Frame 1 (no input): blank canvas, image omitted
Frame 60 (no input): blank canvas, image omitted
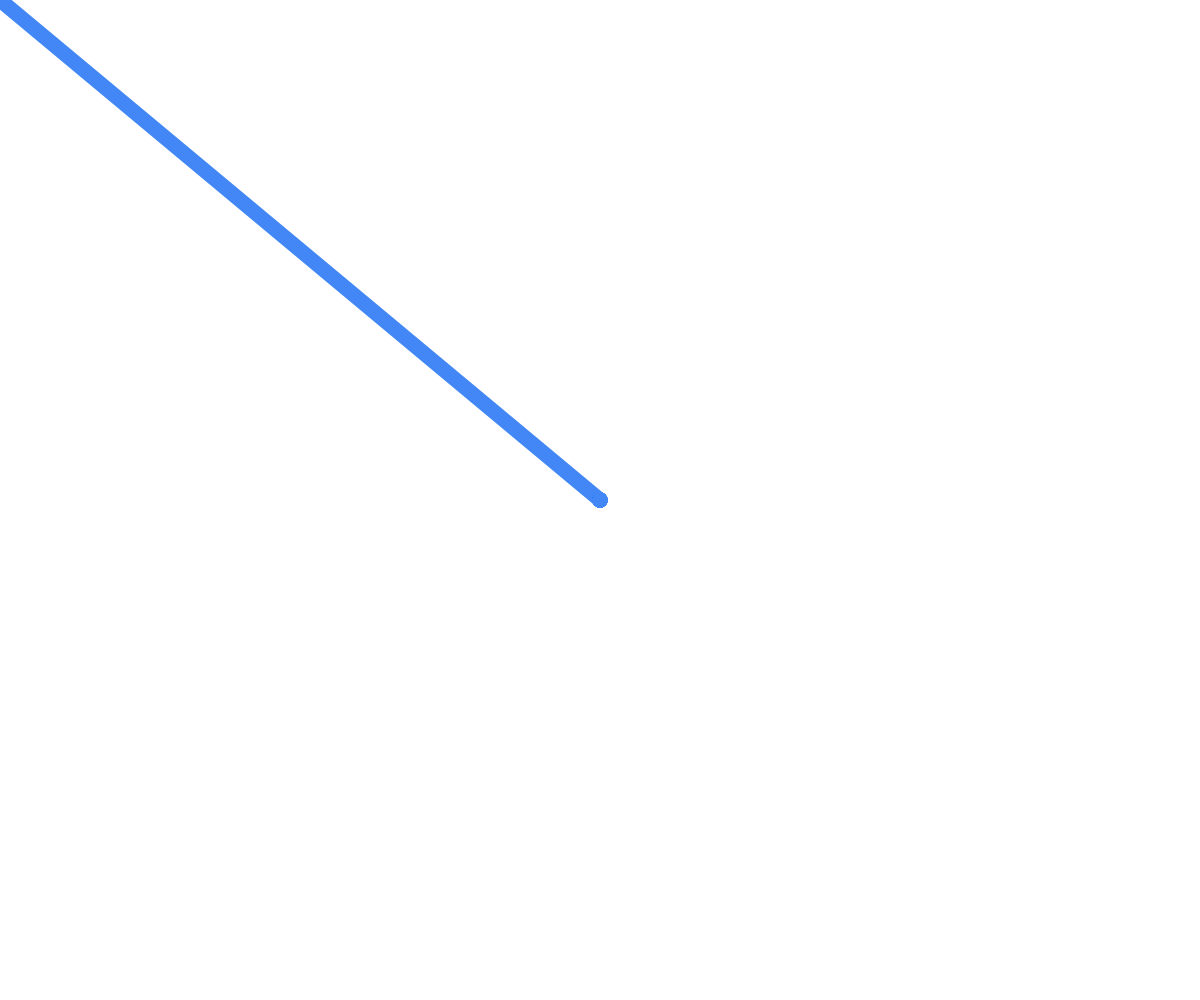
Frame 120 (the mouse pressed at the canvas centre since frame 60)

The p5.js sketch whose frames 1 and 60 were blank and that drew this single picture after the mouse press (run headless with seeded random() and noise() and a simulated clock; from frame 60 on, the mouse is pressed at the canvas centre):

// p5.js sketch
// ── sketch.js
let brushSize = 15;
let brushColor;

function setup() {
  createCanvas(windowWidth, windowHeight);
  brushColor = color(66, 135, 245); 
  background(400);
}

function draw() {
 
  if (mouseIsPressed) {
    
    stroke(brushColor);
    strokeWeight(brushSize);
   
    line(mouseX, mouseY, pmouseX, pmouseY);
  }
}
